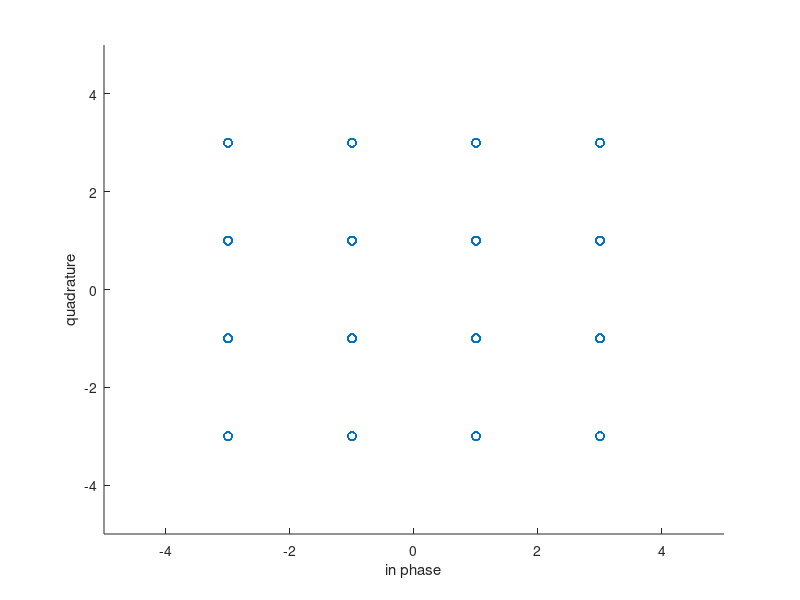

This figure's MATLAB source:
clc;
clear;
close all;

M = 16;
N = 1000;
x = randi([0,1],1,4*N);
Y = [];
X = [];
for i = 1:4:length(x)
    if x(i+3) == 0
        b=3;
    else 
        b=1;
    end
    if x(i+2) == 0
        b=-b;
    end
    if x(i+1) == 0
        a=3;
    else 
        a=1;
    end
    if x(i) == 0
        a=-a;
    end
    Y = [Y a];
    X = [X b];
    a= 0;
    b= 0;
end
scatter(Y,X),xlabel('in phase'),ylabel('quadrature')
,xlim([-5,5]),ylim([-5,5]);